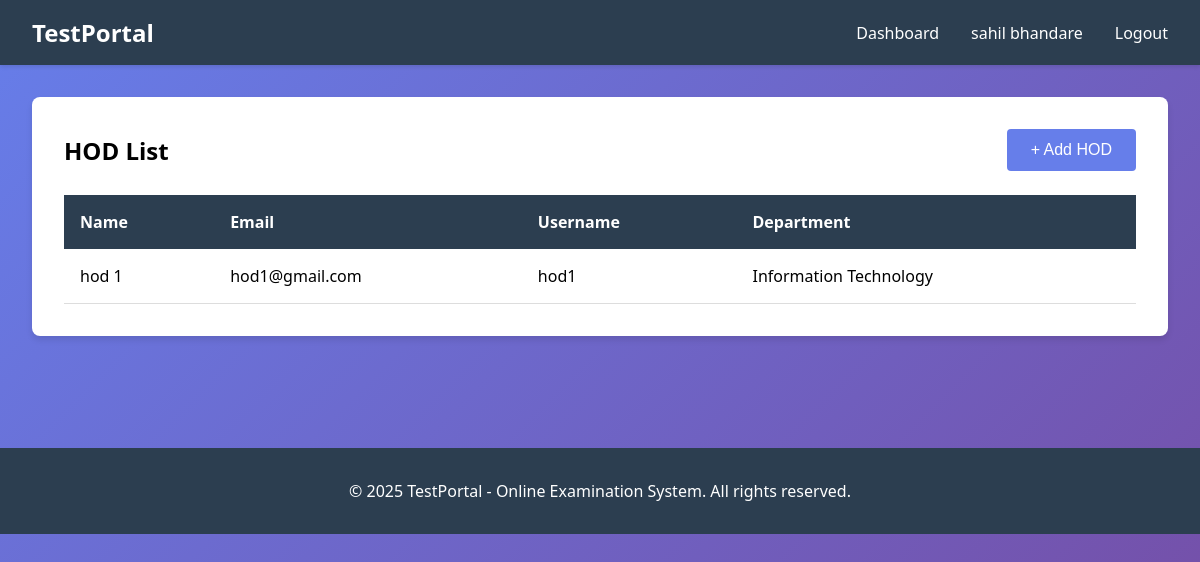
Page /accounts/list-hod/ (signed in) on the committed database.
### accounts/models.py (models this page shows, shortened)
class User(AbstractUser):
    ROLE_CHOICES = (
        ('ADMIN', 'Admin'),
        ('HOD', 'HOD'),
        ('TEACHER', 'Teacher'),
        ('STUDENT', 'Student'),
    )
    role = models.CharField(max_length=20, choices=ROLE_CHOICES)
    groups = models.ManyToManyField(
        'auth.Group',
        verbose_name='groups',
        blank=True,
        related_name='custom_user_groups'
    )
    user_permissions = models.ManyToManyField(
        'auth.Permission',
        verbose_name='user permissions',
        blank=True,
        related_name='custom_user_permissions'
    )

class HODProfile(models.Model):
    user = models.OneToOneField(User, on_delete=models.CASCADE)
    department = models.CharField(max_length=100)
    phone = models.CharField(max_length=15)

### accounts/views.py (the view)
    def wrapper(request, *args, **kwargs):
        if not request.user.is_authenticated or request.user.role != 'ADMIN':
            messages.error(request, 'Admin access required')
            return redirect('accounts:login')
        return view_func(request, *args, **kwargs)

### accounts/views.py (called while the page is built)
def admin_required(view_func):
    def wrapper(request, *args, **kwargs):
        if not request.user.is_authenticated or request.user.role != 'ADMIN':
            messages.error(request, 'Admin access required')
            return redirect('accounts:login')
        return view_func(request, *args, **kwargs)
    return wrapper

@login_required(login_url='accounts:login')
@admin_required
def list_hod(request):
    hods = User.objects.filter(role='HOD')
    context = {'hods': hods}
    return render(request, 'accounts/list_hod.html', context)

### templates/accounts/list_hod.html (shortened to what this page needs)
{% extends 'base.html' %}
{% block content %}
<div class="card">
    <div style="display: flex; justify-content: space-between; align-items: center; margin-bottom: 1.5rem;">
        <h2>HOD List</h2>
        <a href="{% url 'accounts:add_hod' %}" style="text-decoration: none;">
            <button>+ Add HOD</button>
        </a>
    </div>
    {% if hods %}
    <table>
        <thead>
            <tr>
                <th>Name</th>
                <th>Email</th>
                <th>Username</th>
                <th>Department</th>
            </tr>
        </thead>
        <tbody>
            {% for hod in hods %}
            <tr>
                <td>{{ hod.get_full_name }}</td>
                <td>{{ hod.email }}</td>
                <td>{{ hod.username }}</td>
                <td>{% if hod.hodprofile %}{{ hod.hodprofile.department }}{% endif %}</td>
            </tr>
            {% endfor %}
        </tbody>
    </table>
    {% else %}
    <p style="text-align: center; color: #666; padding: 2rem;">No HODs found</p>
    {% endif %}
</div>
{% endblock %}

### templates/base.html (shortened to what this page needs)
<!DOCTYPE html>
<html lang="en">
<head>
</head>
<body>
    {% if user.is_authenticated %}
    <nav class="navbar">
        <div class="navbar-container">
            <h1>TestPortal</h1>
            <div class="navbar-links">
                <a href="{% url 'accounts:admin_dashboard' %}">Dashboard</a>
                <span>{{ user.get_full_name|default:user.username }}</span>
                <a href="{% url 'accounts:admin_logout' %}">Logout</a>
            </div>
        </div>
    </nav>
    {% endif %}
    <div class="container">
        {% block content %}{% endblock %}
    </div>
    <footer class="footer">
        <p>&copy; 2025 TestPortal - Online Examination System. All rights reserved.</p>
    </footer>
</body>
</html>

### rows in the picture
User: get_full_name "sahil bhandare"
User: get_full_name "hod 1", email "hod1@gmail.com", username "hod1", hodprofile.department "Information Technology"
